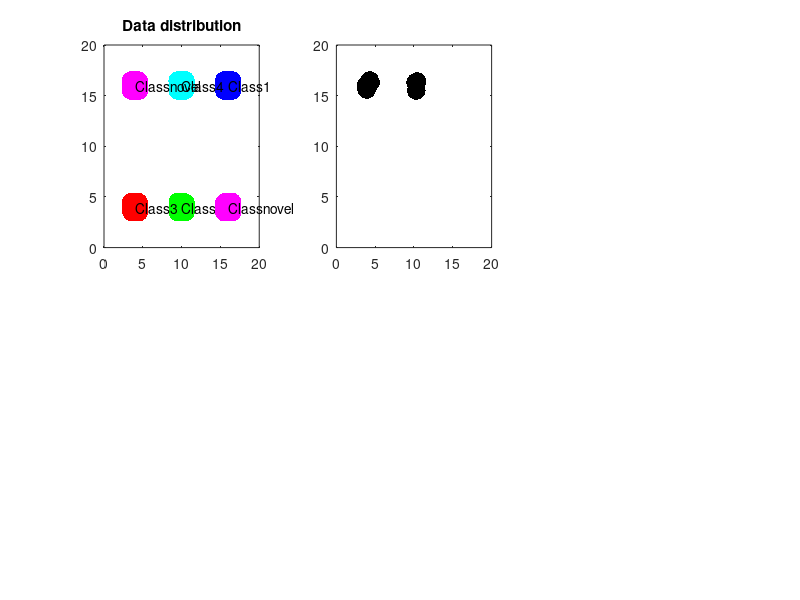

This chart was generated by the following MATLAB code: (Note: this script raises an error after producing the figure.)
function SyntheticDataGeneration
Oreginal_DataGeneration; %Create orginal MIML dataset of 6 classes as follows

Novel_Classes=[1,5];
NovalClass_DataGeneration(Novel_Classes); %Create MIML dataset with novel class by considering some classes (e.g., 1 and 5) are novel

VisualizeBags(Novel_Classes); %Visualize Bags
end


function Oreginal_DataGeneration
%Create orginal MIML dataset of 6 classes
no_og_bags=100;
X=[]; y=[]; 
count=1;
Y=zeros(no_og_bags,6);

for i=1:no_og_bags
     class_arr=ClassArr(6);   
     [X{count},Y(count,:),y{count}]=BagGeneration(class_arr);count=count+1;
end

save('Dataset\Synthetic\allclasses\allclasses.mat','X','Y','y');
end



function NovalClass_DataGeneration(novel_class_arr)
%Create MIML dataset with novel class by considering some classes are novel
file_name_in=strcat('Dataset\Synthetic\allclasses\allclasses.mat');

file_name_out=strcat('Dataset\Synthetic\allclasses\newlabels.mat');

load(file_name_in);

[y, Y, Y_backup]=IgnoreClass(y,novel_class_arr);

[X,Y,y,Y_backup]=RemoveEmptyBag(X,Y,y,Y_backup);

[X,Y,y,Y_backup]=ShuffleBags(X,Y,y,Y_backup);

save(file_name_out,'X','Y','y','Y_backup');
end



function VisualizeBags(Novel_Classes)
%Visualize Bags
load('Dataset\Synthetic\allclasses\newlabels.mat');

close all;
h=figure;

for count=1:6
    if(count==1)
        X_all=cell2mat(X);
        y_all=cell2mat(y'); 
        subplot(2,3, count); 
        PlotResultData(X_all,20, 0, y_all,Novel_Classes);
    else
        subplot(2,3, count);
        PlotBagData(X,Y,20, 0, count);
    end
end
end


%%% ===================================Sub-Functions=================================================
function [X_b,Y_b,y_b]=BagGeneration(class)
X_b=[];
y_b=[];

x1=4;
x2=10;
x3=16;

y1=4;
y3=16;

variance=10;
for i=1:class(1)
    x=randi([0,10],1); x=x-5; x=x/variance;
    x=x+x1;
    y=randi([0,10],1); y=y-5; y=y/variance;
    y=y+y3;
    X_b=[X_b [x;y]];
    y_b=[y_b; [1 0 0 0 0 0]];
end

for i=1:class(2)
    x=randi([0,10],1); x=x-5; x=x/variance;
    x=x+x3;
    y=randi([0,10],1); y=y-5; y=y/variance;
    y=y+y3;
    X_b=[X_b [x;y]];
    y_b=[y_b; [0 1 0 0 0 0]];
end

for i=1:class(3)
    x=randi([0,10],1); x=x-5; x=x/variance;
    x=x+x2;
    y=randi([0,10],1); y=y-5; y=y/variance;
    y=y+y1;
    X_b=[X_b [x;y]];
    y_b=[y_b; [0 0 1 0 0 0]];
end

for i=1:class(4)
    x=randi([0,10],1); x=x-5; x=x/variance;
    x=x+x1;
    y=randi([0,10],1); y=y-5; y=y/variance;
    y=y+y1;
    X_b=[X_b [x;y]];
    y_b=[y_b; [0 0 0 1 0 0]];
end

for i=1:class(5)
    x=randi([0,10],1); x=x-5; x=x/variance;
    x=x+x3;
    y=randi([0,10],1); y=y-5; y=y/variance;
    y=y+y1;
    X_b=[X_b [x;y]];
    y_b=[y_b; [0 0 0 0 1 0]];
end

for i=1:class(6)
    x=randi([0,10],1); x=x-5; x=x/variance;
    x=x+x2;
    y=randi([0,10],1); y=y-5; y=y/variance;
    y=y+y3;
    X_b=[X_b [x;y]];
    y_b=[y_b; [0 0 0 0 0 1]];
end

Y_b=ptoY(y_b);
end



function class_arr=ClassArr(no_of_class)
a = 1/no_of_class*ones(1,no_of_class);
n = 1;
r = drchrnd(a,n);
class_arr=round(r*10);
end



function r = drchrnd(a,n)
p = length(a);
r = gamrnd(repmat(a,n,1),1,n,p);
r = r ./ repmat(sum(r,2),1,p);
end



function Y=ptoY(p)
Y=zeros(1,size(p,2));
for i=1:size(p,1)
    if(sum(p(i,:))>0)
        [~, indclass]=max(p(i,:));
        Y(indclass)=1;
    end
end
end




function PlotResultData(X,maxx, minx, y,Novel_Classes)
PlotData(X,y,maxx, minx,Novel_Classes);
end



function PlotBagData(X,Y,maxx, minx,count)
X=X{count};
Y=Y(count,:);
plot(X(1,:),X(2,:),strcat('.','k'),'MarkerSize',40);
axis([minx maxx minx maxx]);
hold on; 
id=find(Y==1);
id=strrep(num2str(id),'  ',32);
title(strcat('Bag', 32, num2str(count),',', 32,32,'Bag label',32,id));
end




function PlotData(X,p,maxx, minx,novel_classes)
color=['b' 'g' 'r' 'c' 'm' 'y' 'k' 'w' 'b' 'g'];
y=zeros(size(X,2),1);

for i=1:size(X,2)
    [value,label]=max(p(i,:));
    y(i)=label;
end

z=unique(y);

x1=4; x2=10; x3=16; y1=4; y3=16;
class_centers=[x1 x3 x2 x1 x3 x2; y3 y3 y1  y1 y1 y3];

normal_classes=1:1:6; normal_classes(novel_classes)=[];

for i=1:length(normal_classes)
    index=find(y==z(i));
    plot(X(1,index),X(2,index),strcat('.',color(z(i))),'MarkerSize',40);
    axis([minx maxx minx maxx]);
    hold on; 
    
    text(class_centers(1,normal_classes(i)), class_centers(2,normal_classes(i)),strcat('Class',32,num2str(i)));
end

index=find(y==length(z));
plot(X(1,index),X(2,index),strcat('.',color(z(length(z)))),'MarkerSize',40);
axis([minx maxx minx maxx]);
hold on; 

for i=1:length(novel_classes)
    text(class_centers(1,novel_classes(i)), class_centers(2,novel_classes(i)),strcat('Class',32,'novel'));
end

title('Data distribution');
end




function [y_in, Y, Y_backup]=IgnoreClass(y_in, class_id)
allclasses=1:1:size(y_in{1},2);
allclasses(class_id)=[];

Y=zeros(length(y_in),size(y_in{1},2)-length(class_id));
Y_backup=zeros(length(y_in),size(y_in{1},2)-length(class_id)+1);

if(length(class_id)~=0)
    for i=1:length(y_in)
       temp=y_in{i}(:,allclasses);
       Y(i,:)=ptoY(temp);

       new_labels_data=UnionClass(y_in{i}(:,class_id));
       temp=[temp new_labels_data];
       y_in{i}=temp;
    end
else
    for i=1:length(y_in)
        Y(i,:)=ptoY(y_in{i});
    end
end

for i=1:length(y_in)
    Y_backup(i,:)=ptoY(y_in{i});
end
end


function newlabels=UnionClass(new_class)
temp=new_class(:,1);
for i=1:size(new_class,2)
    temp=temp+new_class(:,i);
end
newlabels=temp>0;
end



function [X,Y,y,Y_backup]=RemoveEmptyBag(X,Y,y,Y_backup)
delete=[];
for i=1:length(X)
    if(sum(Y(i,:))==0)
       delete=[delete i]; 
    end
end
X(delete)=[];
Y(delete,:)=[];
y(delete)=[];
Y_backup(delete,:)=[];
end



function [X,Y,y,Y_backup]=ShuffleBags(X,Y,y,Y_backup)
rand_perm_id=randperm(size(Y,1),size(Y,1));
X=X(rand_perm_id);
Y=Y(rand_perm_id,:);
y=y(rand_perm_id);
Y_backup=Y_backup(rand_perm_id,:);
end

